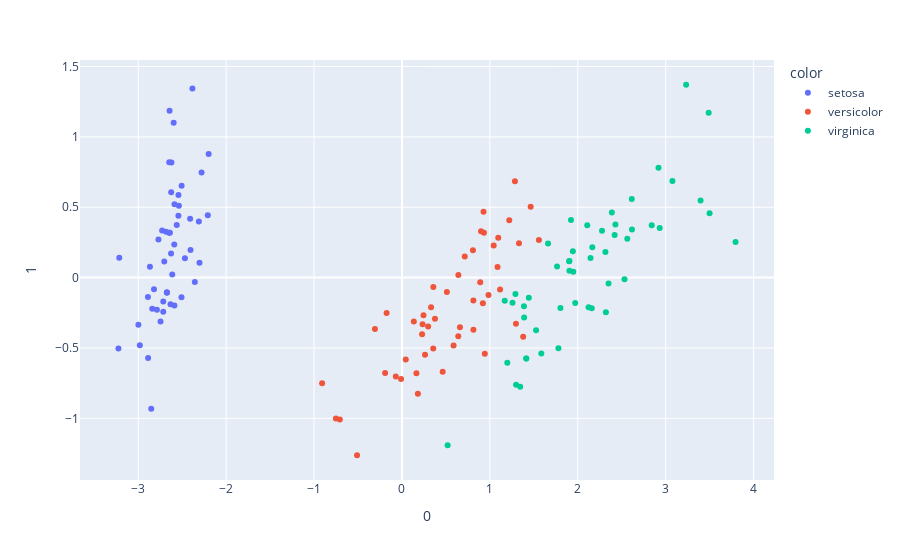

The notebook cell this image was saved under:
### Code cell
#a sample
import plotly.express as px
from sklearn.decomposition import PCA

df = px.data.iris()
X = df[['sepal_length', 'sepal_width', 'petal_length', 'petal_width']]

pca = PCA(n_components=2)
components = pca.fit_transform(X)

fig = px.scatter(components, x=0, y=1, color=df['species'])
fig.show()
